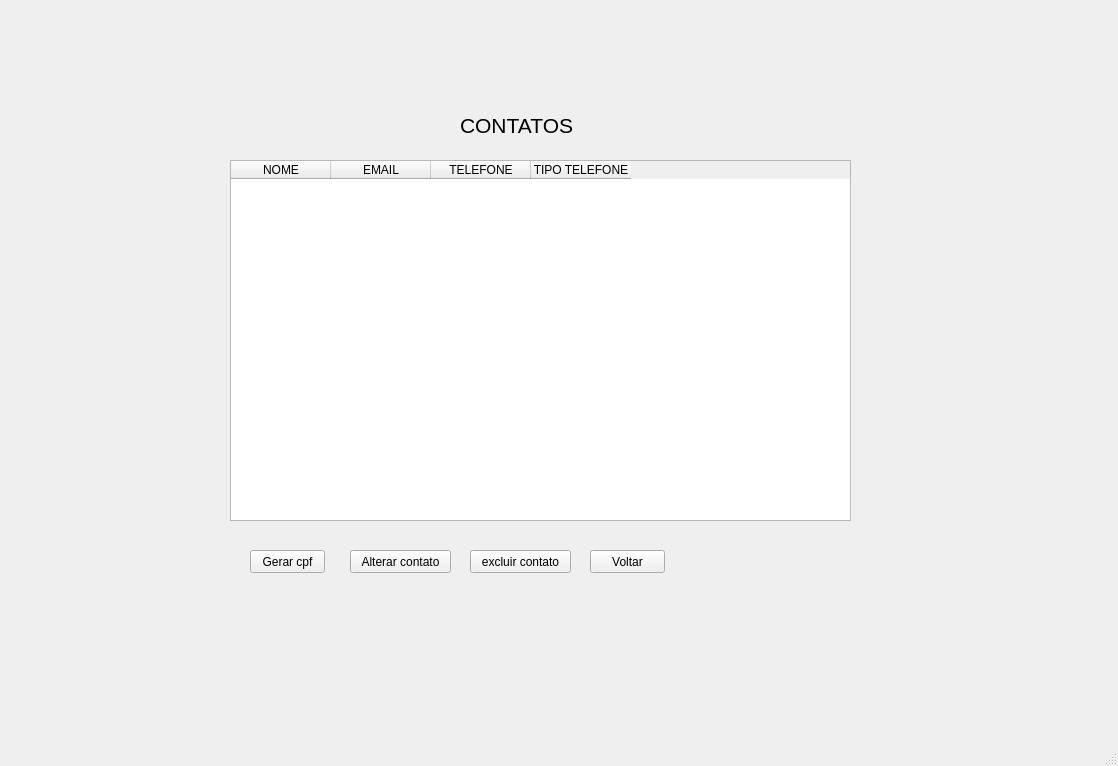
<?xml version="1.0" encoding="UTF-8"?>
<ui version="4.0">
 <class>MainWindow</class>
 <widget class="QMainWindow" name="MainWindow">
  <property name="geometry">
   <rect>
    <x>0</x>
    <y>0</y>
    <width>1118</width>
    <height>766</height>
   </rect>
  </property>
  <property name="windowTitle">
   <string>MainWindow</string>
  </property>
  <widget class="QWidget" name="centralwidget">
   <widget class="QTableWidget" name="tableWidget">
    <property name="geometry">
     <rect>
      <x>230</x>
      <y>160</y>
      <width>621</width>
      <height>361</height>
     </rect>
    </property>
    <column>
     <property name="text">
      <string>NOME</string>
     </property>
    </column>
    <column>
     <property name="text">
      <string>EMAIL</string>
     </property>
    </column>
    <column>
     <property name="text">
      <string>TELEFONE</string>
     </property>
    </column>
    <column>
     <property name="text">
      <string>TIPO TELEFONE</string>
     </property>
    </column>
   </widget>
   <widget class="QLabel" name="label">
    <property name="geometry">
     <rect>
      <x>460</x>
      <y>110</y>
      <width>181</width>
      <height>31</height>
     </rect>
    </property>
    <property name="font">
     <font>
      <pointsize>16</pointsize>
     </font>
    </property>
    <property name="text">
     <string>CONTATOS</string>
    </property>
   </widget>
   <widget class="QPushButton" name="pushButton">
    <property name="geometry">
     <rect>
      <x>250</x>
      <y>550</y>
      <width>75</width>
      <height>23</height>
     </rect>
    </property>
    <property name="text">
     <string>Gerar cpf</string>
    </property>
   </widget>
   <widget class="QPushButton" name="pushButton_2">
    <property name="geometry">
     <rect>
      <x>350</x>
      <y>550</y>
      <width>101</width>
      <height>23</height>
     </rect>
    </property>
    <property name="text">
     <string>Alterar contato</string>
    </property>
   </widget>
   <widget class="QPushButton" name="pushButton_3">
    <property name="geometry">
     <rect>
      <x>470</x>
      <y>550</y>
      <width>101</width>
      <height>23</height>
     </rect>
    </property>
    <property name="text">
     <string>excluir contato</string>
    </property>
   </widget>
   <widget class="QPushButton" name="pushButton_4">
    <property name="geometry">
     <rect>
      <x>590</x>
      <y>550</y>
      <width>75</width>
      <height>23</height>
     </rect>
    </property>
    <property name="text">
     <string>Voltar</string>
    </property>
   </widget>
  </widget>
  <widget class="QMenuBar" name="menubar">
   <property name="geometry">
    <rect>
     <x>0</x>
     <y>0</y>
     <width>1118</width>
     <height>21</height>
    </rect>
   </property>
  </widget>
  <widget class="QStatusBar" name="statusbar"/>
 </widget>
 <resources/>
 <connections/>
</ui>
